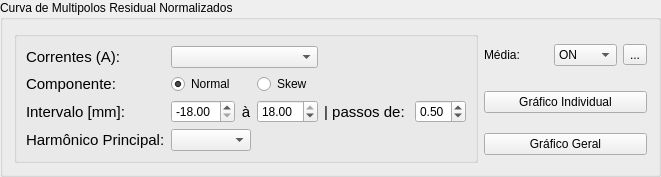
        <widget class="QGroupBox" name="groupBox_31">
         <property name="geometry">
          <rect>
           <x>10</x>
           <y>10</y>
           <width>661</width>
           <height>171</height>
          </rect>
         </property>
         <property name="title">
          <string>Curva de Multipolos Residual Normalizados</string>
         </property>
         <layout class="QGridLayout" name="gridLayout_5">
          <item row="0" column="0" rowspan="3">
           <widget class="QGroupBox" name="groupBox_7">
            <property name="title">
             <string/>
            </property>
            <layout class="QGridLayout" name="gridLayout_6">
             <item row="2" column="2">
              <widget class="QDoubleSpinBox" name="ds_range_min">
               <property name="minimum">
                <double>-18.000000000000000</double>
               </property>
               <property name="maximum">
                <double>18.000000000000000</double>
               </property>
               <property name="singleStep">
                <double>0.100000000000000</double>
               </property>
               <property name="value">
                <double>-18.000000000000000</double>
               </property>
              </widget>
             </item>
             <item row="2" column="4">
              <widget class="QDoubleSpinBox" name="ds_range_max">
               <property name="minimum">
                <double>-18.000000000000000</double>
               </property>
               <property name="maximum">
                <double>18.000000000000000</double>
               </property>
               <property name="singleStep">
                <double>0.100000000000000</double>
               </property>
               <property name="value">
                <double>18.000000000000000</double>
               </property>
              </widget>
             </item>
             <item row="1" column="2">
              <widget class="QRadioButton" name="rb_norm_2">
               <property name="text">
                <string>Normal</string>
               </property>
               <property name="checked">
                <bool>true</bool>
               </property>
              </widget>
             </item>
             <item row="2" column="0">
              <widget class="QLabel" name="label_91">
               <property name="font">
                <font>
                 <pointsize>11</pointsize>
                </font>
               </property>
               <property name="text">
                <string>Intervalo [mm]: </string>
               </property>
              </widget>
             </item>
             <item row="2" column="3">
              <widget class="QLabel" name="label_92">
               <property name="font">
                <font>
                 <pointsize>11</pointsize>
                </font>
               </property>
               <property name="text">
                <string>à</string>
               </property>
               <property name="alignment">
                <set>Qt::AlignCenter</set>
               </property>
              </widget>
             </item>
             <item row="1" column="0">
              <widget class="QLabel" name="label_93">
               <property name="font">
                <font>
                 <pointsize>11</pointsize>
                </font>
               </property>
               <property name="text">
                <string>Componente: </string>
               </property>
              </widget>
             </item>
             <item row="2" column="5">
              <widget class="QLabel" name="label_98">
               <property name="font">
                <font>
                 <pointsize>11</pointsize>
                </font>
               </property>
               <property name="text">
                <string>| passos de: </string>
               </property>
               <property name="alignment">
                <set>Qt::AlignCenter</set>
               </property>
              </widget>
             </item>
             <item row="4" column="0" colspan="2">
              <widget class="QLabel" name="label_90">
               <property name="font">
                <font>
                 <pointsize>11</pointsize>
                </font>
               </property>
               <property name="text">
                <string>Harmônico Principal:</string>
               </property>
              </widget>
             </item>
             <item row="4" column="2" colspan="2">
              <widget class="QComboBox" name="cb_harmonico_2">
               <property name="currentIndex">
                <number>-1</number>
               </property>
              </widget>
             </item>
             <item row="2" column="6">
              <widget class="QDoubleSpinBox" name="ds_range_step">
               <property name="decimals">
                <number>2</number>
               </property>
               <property name="minimum">
                <double>0.000000000000000</double>
               </property>
               <property name="maximum">
                <double>5.000000000000000</double>
               </property>
               <property name="singleStep">
                <double>0.100000000000000</double>
               </property>
               <property name="value">
                <double>0.500000000000000</double>
               </property>
              </widget>
             </item>
             <item row="1" column="4">
              <widget class="QRadioButton" name="rb_skew_2">
               <property name="text">
                <string>Skew</string>
               </property>
              </widget>
             </item>
             <item row="0" column="0">
              <widget class="QLabel" name="label_88">
               <property name="font">
                <font>
                 <pointsize>11</pointsize>
                </font>
               </property>
               <property name="text">
                <string>Correntes (A):</string>
               </property>
              </widget>
             </item>
             <item row="0" column="2" colspan="3">
              <widget class="QComboBox" name="cb_corrente_3">
               <property name="currentIndex">
                <number>-1</number>
               </property>
              </widget>
             </item>
            </layout>
           </widget>
          </item>
          <item row="0" column="2">
           <widget class="QComboBox" name="cb_media_residuais">
            <property name="currentIndex">
             <number>0</number>
            </property>
            <item>
             <property name="text">
              <string>ON</string>
             </property>
            </item>
            <item>
             <property name="text">
              <string>OFF</string>
             </property>
            </item>
           </widget>
          </item>
          <item row="0" column="1">
           <widget class="QLabel" name="label_89">
            <property name="text">
             <string>Média:</string>
            </property>
           </widget>
          </item>
          <item row="1" column="1" colspan="3">
           <widget class="QPushButton" name="bt_plot_residuais_corrente">
            <property name="text">
             <string>Gráfico Individual</string>
            </property>
           </widget>
          </item>
          <item row="0" column="3">
           <widget class="QToolButton" name="tb_table_5">
            <property name="text">
             <string>...</string>
            </property>
            <property name="icon">
             <iconset resource="resources_analysis.qrc">
              <normaloff>:/Imagens/imagens/table_excel_row_document_teach-512.png</normaloff>:/Imagens/imagens/table_excel_row_document_teach-512.png</iconset>
            </property>
            <property name="iconSize">
             <size>
              <width>40</width>
              <height>20</height>
             </size>
            </property>
           </widget>
          </item>
          <item row="2" column="1" colspan="3">
           <widget class="QPushButton" name="bt_plot_residuais_gerais">
            <property name="text">
             <string>Gráfico Geral</string>
            </property>
           </widget>
          </item>
         </layout>
        </widget>
